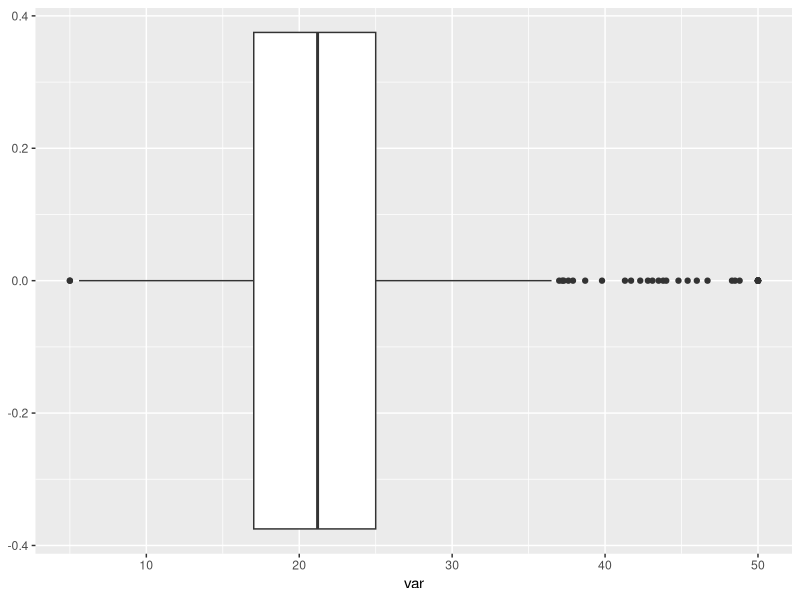

Write R code to recreate this figure.
## ---- chunk 1
library(mlbench)
library(tidyverse)
data(BostonHousing2)
## ---- chunk 2
outliers <- function(Var,probs = c(0.25, 0.75)) {
 #Step 1: Find Q1, Q3, and the IQR
quarts <- quantile(BostonHousing2[[Var]], probs = probs)
iqr <- quarts[2] - quarts[1]

# Step 2: Find the bounds
ub <- quarts[2] + 1.5 * iqr
lb <- quarts[1] - 1.5 * iqr

# Step 3: Show the outliers
inds <- which(BostonHousing2[[Var]] < lb | BostonHousing2[[Var]] > ub)
BostonHousing2 |> slice(inds) |>  head(3)
 return() 
}
outliers ("medv", c(0.3,0.8))
## ---- chunk 3
outlier <- BostonHousing2 |> select(medv, crim, zn, indus) |>
map(quantile)

print(outlier)
## ---- chunk 4
box <- function(var) {
 ggplot(data= BostonHousing2, aes(x = var))+
  geom_boxplot()
  }

box(BostonHousing2$medv)
## ---- chunk 5
printer <- function(var){
  arrange(BostonHousing2, desc(var))
}

printer(BostonHousing2$crim)
